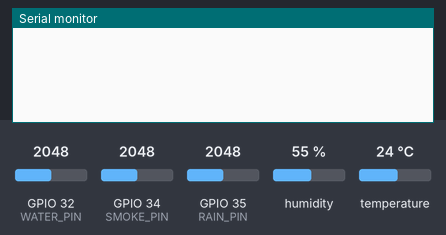
A sketch run on a simulated ESP32. Parts: the last lines printed to the serial monitor. Inputs (shaded band) come from the test bench; at power-on: GPIO 32 (WATER_PIN) = 2048, GPIO 35 (RAIN_PIN) = 2048, GPIO 34 (SMOKE_PIN) = 2048, humidity 55 %, temperature 24 °C (analog values on the 0–4095 scale).

Above: at 1.7 s.
1.8 s: GPIO 32 (WATER_PIN) set to 1228
At 3.5 s:
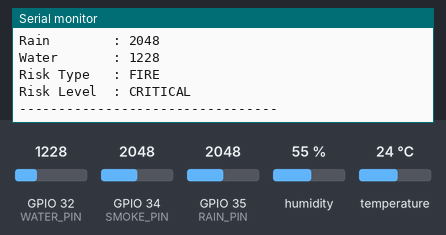
4.7 s: GPIO 35 (RAIN_PIN) set to 1228
At 6.6 s:
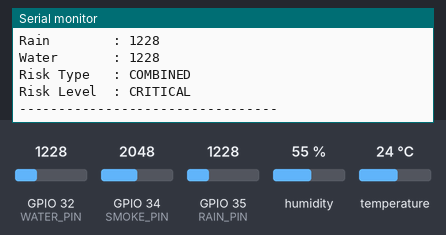
9.5 s: GPIO 34 (SMOKE_PIN) set to 122
At 10.8 s:
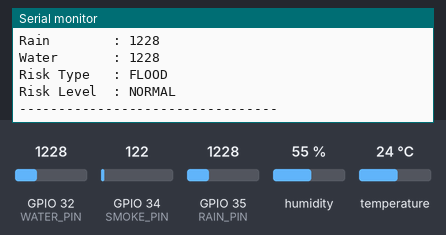
12.4 s: GPIO 35 (RAIN_PIN) set to 2866
At 15.0 s:
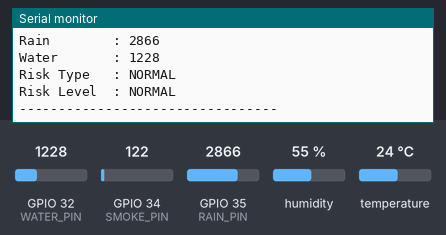
17.5 s: humidity set to 22 %
20.4 s: temperature set to 12 °C
At 30.8 s:
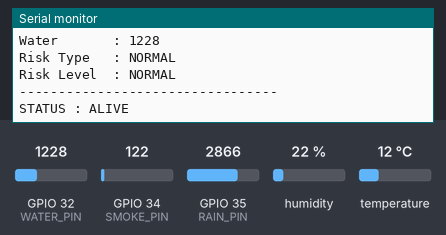
Timing chart, 0 to 31.1 s (numbered marks = the images above; inputs shaded):
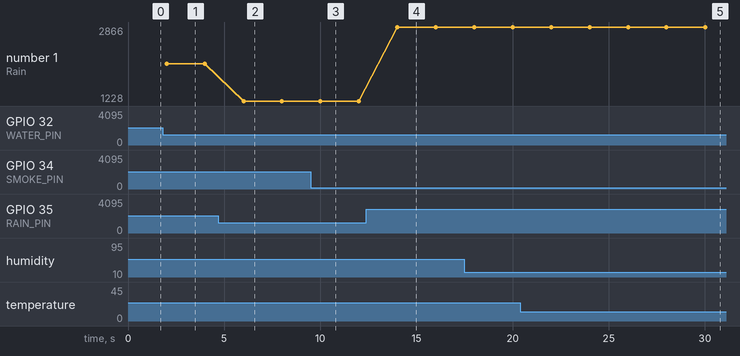

The sketch:

esp32_beacon_node.ino
```cpp
#include <DHT.h>
#include <ArduinoJson.h>

// ---------------------------------------------------------------------------
// Pin definitions — adjust to your wiring
// ---------------------------------------------------------------------------
#define DHT_PIN        4      // DHT22 data pin
#define DHT_TYPE       DHT22  // DHT22 (or DHT11)
#define SMOKE_PIN      34     // MQ-2 analog out (ADC1 channel)
#define RAIN_PIN       35     // Rain sensor analog (ADC1 channel, inverted: 4095 = dry)
#define WATER_PIN      32     // Water level sensor analog (ADC1 channel)

// ---------------------------------------------------------------------------
// Risk thresholds (mirror the server's classifyEsp32RiskType / RiskLevel)
// ---------------------------------------------------------------------------
#define FIRE_TEMP_WARN    42.0
#define FIRE_TEMP_HIGH    44.0
#define FIRE_TEMP_CRIT    47.0
#define FIRE_SMOKE_WARN   260
#define FIRE_SMOKE_HIGH   420
#define FIRE_SMOKE_CRIT   700

#define FLOOD_WATER_WARN  1600
#define FLOOD_WATER_HIGH  2000
#define FLOOD_WATER_CRIT  2600
#define FLOOD_RAIN_WARN   1400   // inverted: low value = heavy rain
#define FLOOD_RAIN_HIGH   900
#define FLOOD_RAIN_CRIT   400

// ---------------------------------------------------------------------------
// Timing
// ---------------------------------------------------------------------------
#define SENSOR_INTERVAL_MS  2000    // sensors checked every 2 s
#define ALIVE_INTERVAL_MS   30000   // STATUS : ALIVE every 30 s

// ---------------------------------------------------------------------------
// Globals
// ---------------------------------------------------------------------------
DHT dht(DHT_PIN, DHT_TYPE);
unsigned long lastSensorTime  = 0;
unsigned long lastAliveTime   = 0;

// ---------------------------------------------------------------------------
// Classify risk on-device (same logic as server)
// ---------------------------------------------------------------------------
const char* classifyRiskType(float temp, int smoke, int water, int rain) {
  bool fire  = (smoke >= FIRE_SMOKE_WARN) || (temp >= FIRE_TEMP_WARN);
  bool flood = (water >= FLOOD_WATER_WARN) || (rain <= FLOOD_RAIN_WARN);
  if (fire && flood) return "COMBINED";
  if (fire)          return "FIRE";
  if (flood)         return "FLOOD";
  return "NORMAL";
}

int rankVal(int val, int w, int h, int c) {
  if (val >= c) return 3;
  if (val >= h) return 2;
  if (val >= w) return 1;
  return 0;
}

const char* classifyRiskLevel(float temp, int smoke, int water, int rain) {
  int fireRank  = max(rankVal(smoke, FIRE_SMOKE_WARN, FIRE_SMOKE_HIGH, FIRE_SMOKE_CRIT),
                       rankVal((int)temp, (int)FIRE_TEMP_WARN, (int)FIRE_TEMP_HIGH, (int)FIRE_TEMP_CRIT));
  int floodRank = max(rankVal(water, FLOOD_WATER_WARN, FLOOD_WATER_HIGH, FLOOD_WATER_CRIT),
                       3 - rankVal(rain, FLOOD_RAIN_WARN, FLOOD_RAIN_HIGH, FLOOD_RAIN_CRIT));
  int worst = max(fireRank, floodRank);
  if (worst >= 3) return "CRITICAL";
  if (worst == 2) return "HIGH";
  if (worst == 1) return "WARNING";
  return "NORMAL";
}

// ---------------------------------------------------------------------------
// Print one complete reading block in the format the server parser expects
// ---------------------------------------------------------------------------
void printBlock(float temp, float humidity, int smoke, int rain, int water,
                const char* riskType, const char* riskLevel) {
  Serial.println("---------------------------------");
  Serial.print("Temperature : "); Serial.print(temp, 2);   Serial.println(" C");
  Serial.print("Humidity    : "); Serial.print(humidity, 2); Serial.println(" %");
  Serial.print("Smoke       : "); Serial.println(smoke);
  Serial.print("Rain        : "); Serial.println(rain);
  Serial.print("Water       : "); Serial.println(water);
  Serial.println();
  Serial.print("Risk Type   : "); Serial.println(riskType);
  Serial.print("Risk Level  : "); Serial.println(riskLevel);
  Serial.println("---------------------------------");
}

// ---------------------------------------------------------------------------
// Setup
// ---------------------------------------------------------------------------
void setup() {
  Serial.begin(115200);
  dht.begin();
  analogReadResolution(12);   // 0–4095 range
  delay(500);                 // let DHT22 stabilise
}

// ---------------------------------------------------------------------------
// Loop
// ---------------------------------------------------------------------------
void loop() {
  unsigned long now = millis();

  // --- Sensor reading + block print (every 2 s) ---
  if (now - lastSensorTime >= SENSOR_INTERVAL_MS) {
    lastSensorTime = now;

    float temp    = dht.readTemperature();          // °C
    float humidity = dht.readHumidity();             // %
    int   smoke   = analogRead(SMOKE_PIN);           // 0–4095 raw
    int   rain    = analogRead(RAIN_PIN);            // 0–4095 inverted
    int   water   = analogRead(WATER_PIN);           // 0–4095 raw

    // Guard against NaN from DHT22
    if (isnan(temp))    temp    = 0.0;
    if (isnan(humidity)) humidity = 0.0;

    const char* riskType  = classifyRiskType(temp, smoke, water, rain);
    const char* riskLevel = classifyRiskLevel(temp, smoke, water, rain);

    printBlock(temp, humidity, smoke, rain, water, riskType, riskLevel);
  }

  // --- STATUS : ALIVE heartbeat (every 30 s) ---
  if (now - lastAliveTime >= ALIVE_INTERVAL_MS) {
    lastAliveTime = now;
    Serial.println("STATUS : ALIVE");
  }
}
```

Measured:
- after the input at 1.8 s, the serial monitor: prints a new line after 0.21 s (image 1)
- after the input at 4.7 s, the serial monitor: prints a new line after 1.3 s (image 2)
- after the input at 9.5 s, the serial monitor: prints a new line after 0.51 s (image 3)
- after the input at 12.4 s, the serial monitor: prints a new line after 1.6 s (image 4)
- after the input at 20.4 s, the serial monitor: prints a new line after 1.6 s (image 5)
- plotted number 1: 1228 → 2866 after the input at 12.4 s
